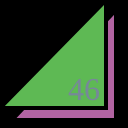
Frame 1 (no input)
Frame 60 (no input): identical to frame 1, image omitted
Frame 120 (the mouse pressed at the canvas centre since frame 60): identical to frame 1, image omitted

The p5.js sketch that drew this single still picture (run headless with seeded random() and noise() and a simulated clock; from frame 60 on, the mouse is pressed at the canvas centre):

// p5.js sketch
// ── sketch.js
function setup() {
  createCanvas(128, 128);
}

function draw() {
  background(0);
  strokeWeight(4);
  fill(178, 100, 162);
  triangle(12, 120, 116, 120, 116, 10);
  fill(94, 185, 84);
  triangle(0, 108, 106, 108, 106, 0);
  fill(119, 136, 153);
  textSize(32);
  textFont("serif");
  text("46", 68, 100);
}
